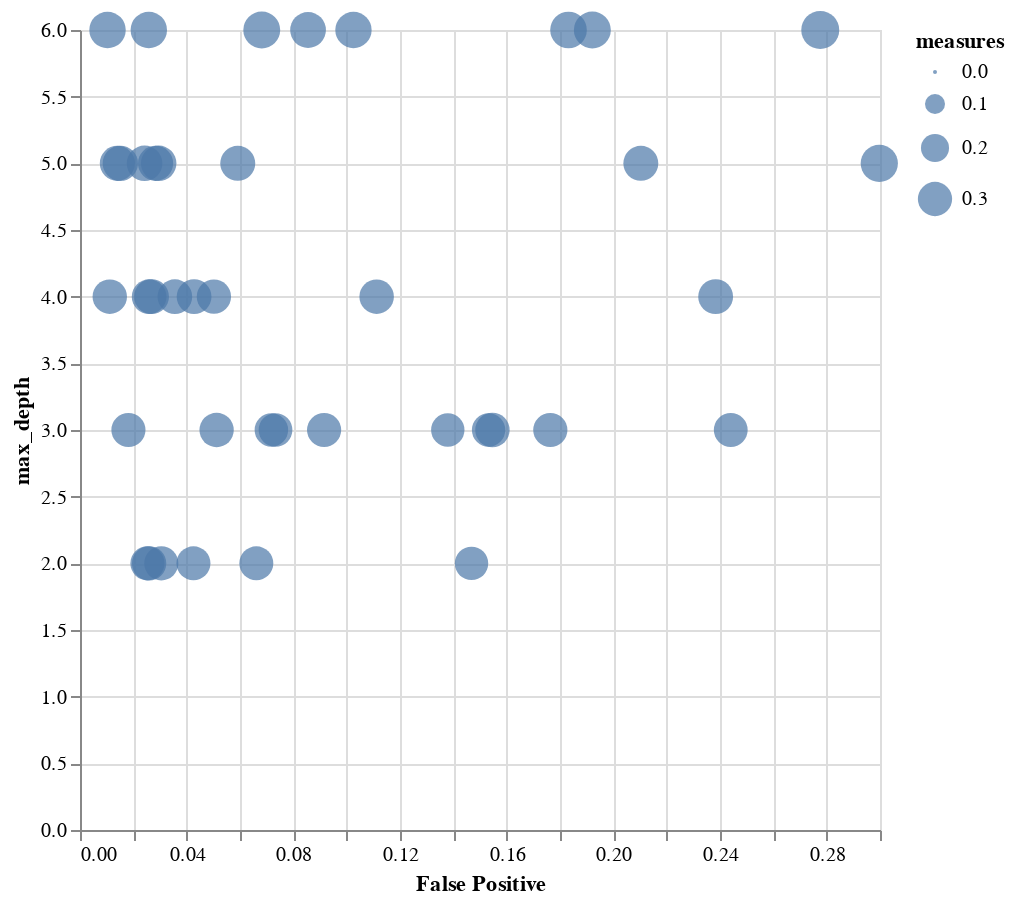

The code cell stored with this chart in its notebook:
### Code cell
plt = @vlplot(
    data=hiper,
    :circle,
    x={:η, title="False Positive",type=:q},
    y={:max_depth, tiltle="True Positive", type=:q},
    size={:measures,
            },
    width=400,
    height=400
)

### Figure 1 — Vega-Lite specification as saved in the notebook (floating-point values rounded to 4 significant figures)
{"data": {"values": [{"max_depth": 6, "measures": 0.3381, "η": 0.1026}, {"max_depth": 5, "measures": 0.3223, "η": 0.0295}, {"max_depth": 2, "measures": 0.2974, "η": 0.02529}, {"max_depth": 3, "measures": 0.3015, "η": 0.05123}, {"max_depth": 4, "measures": 0.3104, "η": 0.02683}, {"max_depth": 4, "measures": 0.3083, "η": 0.02593}, {"max_depth": 5, "measures": 0.3238, "η": 0.02421}, {"max_depth": 3, "measures": 0.3031, "η": 0.1547}, {"max_depth": 4, "measures": 0.311, "η": 0.2384}, {"max_depth": 6, "measures": 0.3487, "η": 0.06816}, {"max_depth": 3, "measures": 0.2839, "η": 0.1532}, {"max_depth": 4, "measures": 0.3031, "η": 0.01116}, {"max_depth": 6, "measures": 0.3276, "η": 0.08552}, {"max_depth": 3, "measures": 0.2868, "η": 0.07177}, {"max_depth": 3, "measures": 0.2846, "η": 0.1379}, {"max_depth": 5, "measures": 0.3149, "η": 0.01401}, {"max_depth": 2, "measures": 0.2947, "η": 0.06612}, {"max_depth": 5, "measures": 0.3131, "η": 0.05916}, {"max_depth": 5, "measures": 0.3156, "η": 0.02834}, {"max_depth": 4, "measures": 0.3008, "η": 0.05021}, {"max_depth": 2, "measures": 0.2846, "η": 0.1468}, {"max_depth": 3, "measures": 0.2925, "η": 0.244}, {"max_depth": 5, "measures": 0.3185, "η": 0.01513}, {"max_depth": 3, "measures": 0.2903, "η": 0.07332}, {"max_depth": 6, "measures": 0.3401, "η": 0.01032}, {"max_depth": 6, "measures": 0.3433, "η": 0.1832}, {"max_depth": 6, "measures": 0.35, "η": 0.1921}, {"max_depth": 4, "measures": 0.3063, "η": 0.03558}, {"max_depth": 5, "measures": 0.312, "η": 0.2103}, {"max_depth": 6, "measures": 0.3397, "η": 0.0258}, {"max_depth": 3, "measures": 0.2982, "η": 0.09154}, {"max_depth": 3, "measures": 0.2994, "η": 0.1764}, {"max_depth": 2, "measures": 0.2953, "η": 0.04254}, {"max_depth": 3, "measures": 0.2979, "η": 0.01816}, {"max_depth": 6, "measures": 0.37, "η": 0.2776}, {"max_depth": 5, "measures": 0.3547, "η": 0.2997}, {"max_depth": 2, "measures": 0.2972, "η": 0.03048}, {"max_depth": 2, "measures": 0.2997, "η": 0.02592}, {"max_depth": 4, "measures": 0.3087, "η": 0.04278}, {"max_depth": 4, "measures": 0.3043, "η": 0.1112}]}, "encoding": {"size": {"field": "measures", "type": "quantitative"}, "x": {"field": "η", "title": "False Positive", "type": "q"}, "y": {"field": "max_depth", "tiltle": "True Positive", "type": "q"}}, "height": 400, "mark": "circle", "width": 400}
